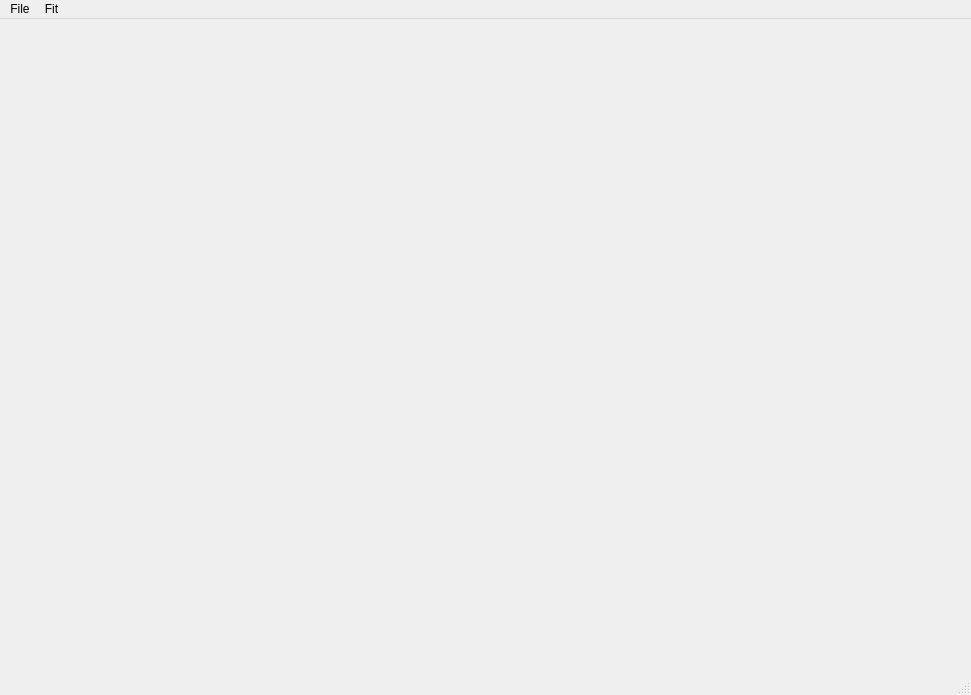
<?xml version="1.0" encoding="UTF-8"?>
<ui version="4.0">
 <class>MainWindow</class>
 <widget class="QMainWindow" name="MainWindow">
  <property name="geometry">
   <rect>
    <x>0</x>
    <y>0</y>
    <width>971</width>
    <height>695</height>
   </rect>
  </property>
  <property name="windowTitle">
   <string>MainWindow</string>
  </property>
  <widget class="QWidget" name="centralwidget">
   <widget class="QWidget" name="verticalLayoutWidget">
    <property name="geometry">
     <rect>
      <x>10</x>
      <y>10</y>
      <width>931</width>
      <height>641</height>
     </rect>
    </property>
    <layout class="QVBoxLayout" name="verticalLayout"/>
   </widget>
  </widget>
  <widget class="QMenuBar" name="menubar">
   <property name="geometry">
    <rect>
     <x>0</x>
     <y>0</y>
     <width>971</width>
     <height>22</height>
    </rect>
   </property>
   <widget class="QMenu" name="menuFile">
    <property name="title">
     <string>File</string>
    </property>
    <addaction name="actionOpen"/>
   </widget>
   <widget class="QMenu" name="menuFit">
    <property name="title">
     <string>Fit</string>
    </property>
    <addaction name="actionChoose_Functions"/>
    <addaction name="actionAdd_Functions"/>
    <addaction name="actionRecent_Function"/>
   </widget>
   <addaction name="menuFile"/>
   <addaction name="menuFit"/>
  </widget>
  <widget class="QStatusBar" name="statusbar"/>
  <action name="actionOpen">
   <property name="text">
    <string>Open</string>
   </property>
   <property name="shortcut">
    <string>Ctrl+O</string>
   </property>
  </action>
  <action name="actionChoose_Functions">
   <property name="text">
    <string>Choose Functions</string>
   </property>
  </action>
  <action name="actionAdd_Functions">
   <property name="text">
    <string>Add Functions</string>
   </property>
  </action>
  <action name="actionRecent_Function">
   <property name="text">
    <string>Recently used</string>
   </property>
  </action>
 </widget>
 <resources/>
 <connections/>
</ui>
